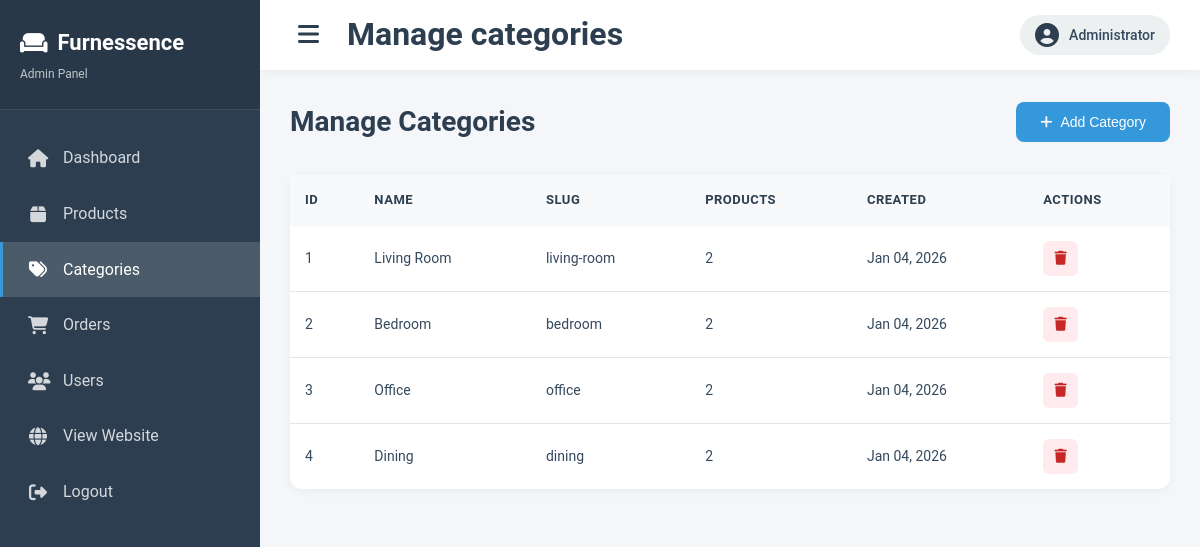
The app's page /Admin/manage_categories.php (signed in) with its own data.
### tables this page shows
CREATE TABLE IF NOT EXISTS categories (
    id INT(11) AUTO_INCREMENT PRIMARY KEY,
    name VARCHAR(100) NOT NULL,
    slug VARCHAR(100) NOT NULL UNIQUE,
    description TEXT,
    created_at TIMESTAMP DEFAULT CURRENT_TIMESTAMP,
    INDEX idx_slug (slug)
);

### Admin/admin_config.php (called while the page is built, shortened)
<?php
require_once dirname(__DIR__) . '/config.php';
function isAdminLoggedIn() {
    return isset($_SESSION['admin_id']) && isset($_SESSION['admin_username']);
}
function getAdminInfo() {
    global $conn;
    $admin_id = $_SESSION['admin_id'];
    $stmt = mysqli_prepare($conn, "SELECT id, username, email, full_name FROM admins WHERE id = ? LIMIT 1");
    mysqli_stmt_bind_param($stmt, "i", $admin_id);
    mysqli_stmt_execute($stmt);
    $result = mysqli_stmt_get_result($stmt);
    if ($result && mysqli_num_rows($result) > 0) {
        $admin = mysqli_fetch_assoc($result);
        return $admin;
    }
    return null;
}
?>

### Admin/manage_categories.php (the view, shortened to what this page needs)
<?php
require_once 'admin_config.php';
$admin = getAdminInfo();
$categories_query = "SELECT c.*, COUNT(p.id) as product_count
    FROM categories c
    LEFT JOIN products p ON c.id = p.category_id
    GROUP BY c.id
    ORDER BY c.id ASC";
$categories_result = mysqli_query($conn, $categories_query);
?>
<!DOCTYPE html>
<html lang="en">
<head>
    <link rel="stylesheet" href="../assests/css/admin.css">
    <link rel="stylesheet" href="https://cdnjs.cloudflare.com/ajax/libs/font-awesome/6.4.0/css/all.min.css">
</head>
<body class="admin-body">
    <?php include 'includes/sidebar.php'; ?>
    <div class="admin-main">
        <?php include 'includes/header.php'; ?>
        <div class="admin-content">
            <div class="page-header">
                <h1>Manage Categories</h1>
                <button onclick="showAddModal()" class="btn-primary">
                    <i class="fas fa-plus"></i> Add Category
                </button>
            </div>
            <div class="table-card">
                <div class="table-responsive">
                    <table class="admin-table">
                        <thead>
                            <tr>
                                <th>ID</th>
                                <th>Name</th>
                                <th>Slug</th>
                                <th>Products</th>
                                <th>Created</th>
                                <th>Actions</th>
                            </tr>
                        </thead>
                        <tbody>
                            <?php while($cat = mysqli_fetch_assoc($categories_result)): ?>
                                <tr>
                                    <td><?php echo $cat['id']; ?></td>
                                    <td><?php echo htmlspecialchars($cat['name']); ?></td>
                                    <td><?php echo htmlspecialchars($cat['slug']); ?></td>
                                    <td><?php echo $cat['product_count']; ?></td>
                                    <td><?php echo date('M d, Y', strtotime($cat['created_at'])); ?></td>
                                    <td class="actions">
                                        <form method="POST" class="inline-form" data-confirm="Delete this category?">
                                            <button type="submit" class="btn-action btn-delete">
                                                <i class="fas fa-trash"></i>
                                            </button>
                                        </form>
                                    </td>
                                </tr>
                            <?php endwhile; ?>
                        </tbody>
                    </table>
                </div>
            </div>
        </div>
    </div>
</body>
</html>

### Admin/includes/header.php (shortened to what this page needs)
<div class="admin-header">
    <div class="header-left">
        <button class="menu-toggle" onclick="toggleSidebar()">
            <i class="fas fa-bars"></i>
        </button>
        <h1><?php echo ucfirst(str_replace(['_', '.php'], [' ', ''], basename($_SERVER['PHP_SELF']))); ?></h1>
    </div>
    <div class="header-right">
        <div class="admin-profile">
            <i class="fas fa-user-circle"></i>
            <span><?php echo htmlspecialchars($admin['full_name'] ?? 'Admin'); ?></span>
        </div>
    </div>
</div>

### assests/css/admin.css (style rules this page uses)
* { margin: 0; padding: 0; box-sizing: border-box; }
:root { --primary-color: #2c3e50; --secondary-color: #3498db; --success-color: #27ae60; --danger-color: #e74c3c; --warning-color: #f39c12; --info-color: #3498db; --dark-color: #34495e; --light-color: #ecf0f1; --white: #ffffff; --gray: #95a5a6; --border-color: #dfe6e9; --sidebar-width: 260px; --header-height: 70px; }
body.admin-body { font-family: 'Roboto', 'Segoe UI', Tahoma, Geneva, Verdana, sans-serif; background: #f5f6fa; color: #2c3e50; line-height: 1.6; }
.admin-main { margin-left: var(--sidebar-width); min-height: 100vh; transition: all 0.3s; }
.admin-header { background: var(--white); height: var(--header-height); display: flex; align-items: center; justify-content: space-between; padding: 0 30px; box-shadow: 0 2px 10px rgba(0, 0, 0, 0.05); position: sticky; top: 0; z-index: 100; }
.header-left { display: flex; align-items: center; gap: 20px; }
.menu-toggle { background: none; border: none; font-size: 24px; color: var(--primary-color); cursor: pointer; padding: 8px; border-radius: 5px; transition: all 0.3s; }
.header-right { display: flex; align-items: center; gap: 20px; }
.admin-profile { display: flex; align-items: center; gap: 10px; padding: 8px 15px; background: var(--light-color); border-radius: 25px; }
.admin-profile i { font-size: 24px; color: var(--primary-color); }
.admin-profile span { font-size: 14px; font-weight: 500; color: var(--dark-color); }
.admin-content { padding: 30px; }
.page-header { display: flex; justify-content: space-between; align-items: center; margin-bottom: 30px; }
.page-header h1 { font-size: 28px; font-weight: 700; color: var(--primary-color); }
.btn-primary, .btn-secondary, .btn-success, .btn-danger, .btn-filter, .btn-reset, .btn-view-all { display: inline-flex; align-items: center; gap: 8px; padding: 12px 24px; border: none; border-radius: 8px; font-size: 14px; font-weight: 500; cursor: pointer; text-decoration: none; transition: all 0.3s; }
.btn-primary { background: var(--secondary-color); color: var(--white); }
.table-card, .dashboard-card, .form-card, .filters-card { background: var(--white); border-radius: 12px; box-shadow: 0 2px 10px rgba(0, 0, 0, 0.05); margin-bottom: 20px; }
.table-responsive { overflow-x: auto; }
.admin-table { width: 100%; border-collapse: collapse; }
.admin-table thead { background: #f8f9fa; }
.admin-table th { padding: 15px; text-align: left; font-weight: 600; color: var(--primary-color); font-size: 13px; text-transform: uppercase; letter-spacing: 0.5px; }
.admin-table td { padding: 15px; border-bottom: 1px solid var(--border-color); font-size: 14px; color: var(--dark-color); }
.admin-table tbody tr:last-child td { border-bottom: none; }
.actions { display: flex; gap: 8px; }
.btn-action { width: 35px; height: 35px; border-radius: 6px; display: inline-flex; align-items: center; justify-content: center; border: none; cursor: pointer; transition: all 0.3s; text-decoration: none; font-size: 14px; }
.btn-action.btn-delete { background: #ffebee; color: #c62828; }
.inline-form { display: inline; }

### records on screen
categories: id "1", name "Living Room", slug "living-room", product_count "2", created_at "Jan 04, 2026"
categories: id "2", name "Bedroom", slug "bedroom", product_count "2", created_at "Jan 04, 2026"
categories: id "3", name "Office", slug "office", product_count "2", created_at "Jan 04, 2026"
categories: id "4", name "Dining", slug "dining", product_count "2", created_at "Jan 04, 2026"

### other values on screen
str_replace(['_', '.php'], [' ', ''], basename($_SERVER['PHP_SELF'])) "Manage categories"
$admin['full_name'] "Administrator"
